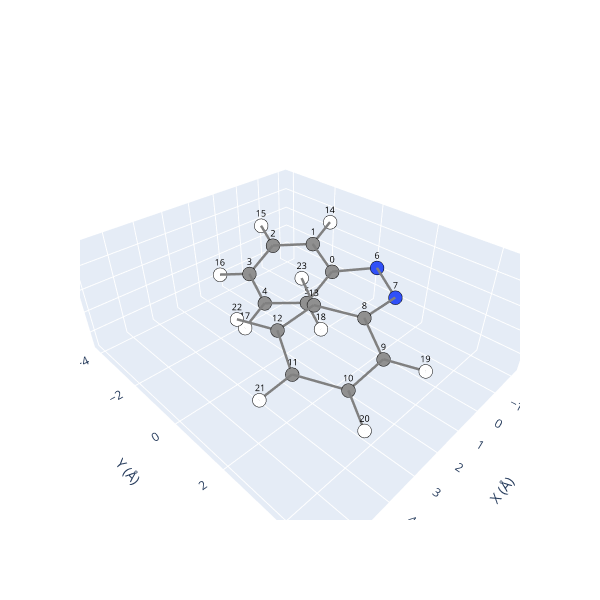

Notebook code for this chart:
### Code cell
# One way to recover sources is by its index, look at the indices above. For the cis isomer, the index is 1. 

cis = azo_sys.sources[1]
print(cis)

# Moreover, as Molecule_azo is a subclass of the MOLECULE/SPECIE class, we can use its functions, 
#   providing a great implementation with SCOPE features.
cis.view(show_indices=True)

### Figure 1 — Plotly figure (JSON) as saved in the notebook; plotly's stock layout.template omitted (floating-point values rounded to 4 significant figures)
{"data": [{"hoverinfo": "text", "marker": {"color": ["#909090", "#909090", "#909090", "#909090", "#909090", "#909090", "#3050F8", "#3050F8", "#909090", "#909090", "#909090", "#909090", "#909090", "#909090", "#FFFFFF", "#FFFFFF", "#FFFFFF", "#FFFFFF", "#FFFFFF", "#FFFFFF", "#FFFFFF", "#FFFFFF", "#FFFFFF", "#FFFFFF"], "line": {"color": "black", "width": 1}, "size": 8}, "mode": "markers", "showlegend": false, "text": ["C", "C", "C", "C", "C", "C", "N", "N", "C", "C", "C", "C", "C", "C", "H", "H", "H", "H", "H", "H", "H", "H", "H", "H"], "type": "scatter3d", "x": [0.0, -0.4774, 0.1948, 1.331, 1.807, 1.151, -0.6807, -0.1699, 1.242, 1.903, 3.294, 4.05, 3.414, 2.019, -1.379, -0.1663, 1.847, 2.696, 1.56, 1.324, 3.782, 5.133, 4.002, 1.536], "y": [0.0, -1.258, -2.439, -2.386, -1.154, 0.02437, 1.159, 2.221, 2.221, 3.371, 3.395, 2.276, 1.124, 1.094, -1.323, -3.399, -3.301, -1.103, 0.9725, 4.256, 4.283, 2.296, 0.2433, 0.1745], "z": [0.0, 0.4035, 0.05509, -0.7454, -1.183, -0.8063, 0.4668, 0.04554, 0.04554, -0.4112, -0.5694, -0.2369, 0.2254, 0.3512, 1.006, 0.4173, -1.029, -1.806, -1.147, -0.6624, -0.9646, -0.3445, 0.4695, 0.6713]}, {"hoverinfo": "none", "mode": "text", "showlegend": false, "text": ["0", "1", "2", "3", "4", "5", "6", "7", "8", "9", "10", "11", "12", "13", "14", "15", "16", "17", "18", "19", "20", "21", "22", "23"], "textfont": {"color": "black", "size": 9}, "type": "scatter3d", "x": [0.0, -0.4774, 0.1948, 1.331, 1.807, 1.151, -0.6807, -0.1699, 1.242, 1.903, 3.294, 4.05, 3.414, 2.019, -1.379, -0.1663, 1.847, 2.696, 1.56, 1.324, 3.782, 5.133, 4.002, 1.536], "y": [0.0, -1.258, -2.439, -2.386, -1.154, 0.02437, 1.159, 2.221, 2.221, 3.371, 3.395, 2.276, 1.124, 1.094, -1.323, -3.399, -3.301, -1.103, 0.9725, 4.256, 4.283, 2.296, 0.2433, 0.1745], "z": [0.0, 0.4035, 0.05509, -0.7454, -1.183, -0.8063, 0.4668, 0.04554, 0.04554, -0.4112, -0.5694, -0.2369, 0.2254, 0.3512, 1.006, 0.4173, -1.029, -1.806, -1.147, -0.6624, -0.9646, -0.3445, 0.4695, 0.6713]}, {"hoverinfo": "none", "line": {"color": "gray", "width": 5}, "mode": "lines", "showlegend": false, "type": "scatter3d", "x": [1.331, 1.807], "y": [-2.386, -1.154], "z": [-0.7454, -1.183]}, {"hoverinfo": "none", "line": {"color": "gray", "width": 5}, "mode": "lines", "showlegend": false, "type": "scatter3d", "x": [1.807, 1.331], "y": [-1.154, -2.386], "z": [-1.183, -0.7454]}, {"hoverinfo": "none", "line": {"color": "gray", "width": 5}, "mode": "lines", "showlegend": false, "type": "scatter3d", "x": [-1.379, -0.4774], "y": [-1.323, -1.258], "z": [1.006, 0.4035]}, {"hoverinfo": "none", "line": {"color": "gray", "width": 5}, "mode": "lines", "showlegend": false, "type": "scatter3d", "x": [1.151, 1.807], "y": [0.02437, -1.154], "z": [-0.8063, -1.183]}, {"hoverinfo": "none", "line": {"color": "gray", "width": 5}, "mode": "lines", "showlegend": false, "type": "scatter3d", "x": [3.414, 2.019], "y": [1.124, 1.094], "z": [0.2254, 0.3512]}, {"hoverinfo": "none", "line": {"color": "gray", "width": 5}, "mode": "lines", "showlegend": false, "type": "scatter3d", "x": [1.536, 2.019], "y": [0.1745, 1.094], "z": [0.6713, 0.3512]}, {"hoverinfo": "none", "line": {"color": "gray", "width": 5}, "mode": "lines", "showlegend": false, "type": "scatter3d", "x": [1.331, 1.847], "y": [-2.386, -3.301], "z": [-0.7454, -1.029]}, {"hoverinfo": "none", "line": {"color": "gray", "width": 5}, "mode": "lines", "showlegend": false, "type": "scatter3d", "x": [3.414, 4.002], "y": [1.124, 0.2433], "z": [0.2254, 0.4695]}, {"hoverinfo": "none", "line": {"color": "gray", "width": 5}, "mode": "lines", "showlegend": false, "type": "scatter3d", "x": [1.242, 1.903], "y": [2.221, 3.371], "z": [0.04554, -0.4112]}, {"hoverinfo": "none", "line": {"color": "gray", "width": 5}, "mode": "lines", "showlegend": false, "type": "scatter3d", "x": [1.324, 1.903], "y": [4.256, 3.371], "z": [-0.6624, -0.4112]}, {"hoverinfo": "none", "line": {"color": "gray", "width": 5}, "mode": "lines", "showlegend": false, "type": "scatter3d", "x": [1.903, 1.242], "y": [3.371, 2.221], "z": [-0.4112, 0.04554]}, {"hoverinfo": "none", "line": {"color": "gray", "width": 5}, "mode": "lines", "showlegend": false, "type": "scatter3d", "x": [0, 1.151], "y": [0, 0.02437], "z": [0, -0.8063]}, {"hoverinfo": "none", "line": {"color": "gray", "width": 5}, "mode": "lines", "showlegend": false, "type": "scatter3d", "x": [-0.4774, 0], "y": [-1.258, 0], "z": [0.4035, 0]}, {"hoverinfo": "none", "line": {"color": "gray", "width": 5}, "mode": "lines", "showlegend": false, "type": "scatter3d", "x": [3.294, 1.903], "y": [3.395, 3.371], "z": [-0.5694, -0.4112]}, {"hoverinfo": "none", "line": {"color": "gray", "width": 5}, "mode": "lines", "showlegend": false, "type": "scatter3d", "x": [-0.1663, 0.1948], "y": [-3.399, -2.439], "z": [0.4173, 0.05509]}, {"hoverinfo": "none", "line": {"color": "gray", "width": 5}, "mode": "lines", "showlegend": false, "type": "scatter3d", "x": [2.019, 1.242], "y": [1.094, 2.221], "z": [0.3512, 0.04554]}, {"hoverinfo": "none", "line": {"color": "gray", "width": 5}, "mode": "lines", "showlegend": false, "type": "scatter3d", "x": [2.019, 1.536], "y": [1.094, 0.1745], "z": [0.3512, 0.6713]}, {"hoverinfo": "none", "line": {"color": "gray", "width": 5}, "mode": "lines", "showlegend": false, "type": "scatter3d", "x": [3.782, 3.294], "y": [4.283, 3.395], "z": [-0.9646, -0.5694]}, {"hoverinfo": "none", "line": {"color": "gray", "width": 5}, "mode": "lines", "showlegend": false, "type": "scatter3d", "x": [1.807, 1.151], "y": [-1.154, 0.02437], "z": [-1.183, -0.8063]}, {"hoverinfo": "none", "line": {"color": "gray", "width": 5}, "mode": "lines", "showlegend": false, "type": "scatter3d", "x": [1.151, 0], "y": [0.02437, 0], "z": [-0.8063, 0]}, {"hoverinfo": "none", "line": {"color": "gray", "width": 5}, "mode": "lines", "showlegend": false, "type": "scatter3d", "x": [1.807, 2.696], "y": [-1.154, -1.103], "z": [-1.183, -1.806]}, {"hoverinfo": "none", "line": {"color": "gray", "width": 5}, "mode": "lines", "showlegend": false, "type": "scatter3d", "x": [1.151, 1.56], "y": [0.02437, 0.9725], "z": [-0.8063, -1.147]}, {"hoverinfo": "none", "line": {"color": "gray", "width": 5}, "mode": "lines", "showlegend": false, "type": "scatter3d", "x": [0, -0.4774], "y": [0, -1.258], "z": [0, 0.4035]}, {"hoverinfo": "none", "line": {"color": "gray", "width": 5}, "mode": "lines", "showlegend": false, "type": "scatter3d", "x": [1.903, 3.294], "y": [3.371, 3.395], "z": [-0.4112, -0.5694]}, {"hoverinfo": "none", "line": {"color": "gray", "width": 5}, "mode": "lines", "showlegend": false, "type": "scatter3d", "x": [-0.4774, 0.1948], "y": [-1.258, -2.439], "z": [0.4035, 0.05509]}, {"hoverinfo": "none", "line": {"color": "gray", "width": 5}, "mode": "lines", "showlegend": false, "type": "scatter3d", "x": [3.294, 4.05], "y": [3.395, 2.276], "z": [-0.5694, -0.2369]}, {"hoverinfo": "none", "line": {"color": "gray", "width": 5}, "mode": "lines", "showlegend": false, "type": "scatter3d", "x": [0.1948, -0.4774], "y": [-2.439, -1.258], "z": [0.05509, 0.4035]}, {"hoverinfo": "none", "line": {"color": "gray", "width": 5}, "mode": "lines", "showlegend": false, "type": "scatter3d", "x": [1.903, 1.324], "y": [3.371, 4.256], "z": [-0.4112, -0.6624]}, {"hoverinfo": "none", "line": {"color": "gray", "width": 5}, "mode": "lines", "showlegend": false, "type": "scatter3d", "x": [4.05, 3.294], "y": [2.276, 3.395], "z": [-0.2369, -0.5694]}, {"hoverinfo": "none", "line": {"color": "gray", "width": 5}, "mode": "lines", "showlegend": false, "type": "scatter3d", "x": [1.847, 1.331], "y": [-3.301, -2.386], "z": [-1.029, -0.7454]}, {"hoverinfo": "none", "line": {"color": "gray", "width": 5}, "mode": "lines", "showlegend": false, "type": "scatter3d", "x": [-0.4774, -1.379], "y": [-1.258, -1.323], "z": [0.4035, 1.006]}, {"hoverinfo": "none", "line": {"color": "gray", "width": 5}, "mode": "lines", "showlegend": false, "type": "scatter3d", "x": [3.294, 3.782], "y": [3.395, 4.283], "z": [-0.5694, -0.9646]}, {"hoverinfo": "none", "line": {"color": "gray", "width": 5}, "mode": "lines", "showlegend": false, "type": "scatter3d", "x": [-0.6807, -0.1699], "y": [1.159, 2.221], "z": [0.4668, 0.04554]}, {"hoverinfo": "none", "line": {"color": "gray", "width": 5}, "mode": "lines", "showlegend": false, "type": "scatter3d", "x": [-0.1699, -0.6807], "y": [2.221, 1.159], "z": [0.04554, 0.4668]}, {"hoverinfo": "none", "line": {"color": "gray", "width": 5}, "mode": "lines", "showlegend": false, "type": "scatter3d", "x": [1.331, 0.1948], "y": [-2.386, -2.439], "z": [-0.7454, 0.05509]}, {"hoverinfo": "none", "line": {"color": "gray", "width": 5}, "mode": "lines", "showlegend": false, "type": "scatter3d", "x": [3.414, 4.05], "y": [1.124, 2.276], "z": [0.2254, -0.2369]}, {"hoverinfo": "none", "line": {"color": "gray", "width": 5}, "mode": "lines", "showlegend": false, "type": "scatter3d", "x": [5.133, 4.05], "y": [2.296, 2.276], "z": [-0.3445, -0.2369]}, {"hoverinfo": "none", "line": {"color": "gray", "width": 5}, "mode": "lines", "showlegend": false, "type": "scatter3d", "x": [2.696, 1.807], "y": [-1.103, -1.154], "z": [-1.806, -1.183]}, {"hoverinfo": "none", "line": {"color": "gray", "width": 5}, "mode": "lines", "showlegend": false, "type": "scatter3d", "x": [4.002, 3.414], "y": [0.2433, 1.124], "z": [0.4695, 0.2254]}, {"hoverinfo": "none", "line": {"color": "gray", "width": 5}, "mode": "lines", "showlegend": false, "type": "scatter3d", "x": [1.242, -0.1699], "y": [2.221, 2.221], "z": [0.04554, 0.04554]}, {"hoverinfo": "none", "line": {"color": "gray", "width": 5}, "mode": "lines", "showlegend": false, "type": "scatter3d", "x": [0, -0.6807], "y": [0, 1.159], "z": [0, 0.4668]}, {"hoverinfo": "none", "line": {"color": "gray", "width": 5}, "mode": "lines", "showlegend": false, "type": "scatter3d", "x": [0.1948, 1.331], "y": [-2.439, -2.386], "z": [0.05509, -0.7454]}, {"hoverinfo": "none", "line": {"color": "gray", "width": 5}, "mode": "lines", "showlegend": false, "type": "scatter3d", "x": [1.242, 2.019], "y": [2.221, 1.094], "z": [0.04554, 0.3512]}, {"hoverinfo": "none", "line": {"color": "gray", "width": 5}, "mode": "lines", "showlegend": false, "type": "scatter3d", "x": [4.05, 3.414], "y": [2.276, 1.124], "z": [-0.2369, 0.2254]}, {"hoverinfo": "none", "line": {"color": "gray", "width": 5}, "mode": "lines", "showlegend": false, "type": "scatter3d", "x": [4.05, 5.133], "y": [2.276, 2.296], "z": [-0.2369, -0.3445]}, {"hoverinfo": "none", "line": {"color": "gray", "width": 5}, "mode": "lines", "showlegend": false, "type": "scatter3d", "x": [2.019, 3.414], "y": [1.094, 1.124], "z": [0.3512, 0.2254]}, {"hoverinfo": "none", "line": {"color": "gray", "width": 5}, "mode": "lines", "showlegend": false, "type": "scatter3d", "x": [-0.6807, 0], "y": [1.159, 0], "z": [0.4668, 0]}, {"hoverinfo": "none", "line": {"color": "gray", "width": 5}, "mode": "lines", "showlegend": false, "type": "scatter3d", "x": [0.1948, -0.1663], "y": [-2.439, -3.399], "z": [0.05509, 0.4173]}, {"hoverinfo": "none", "line": {"color": "gray", "width": 5}, "mode": "lines", "showlegend": false, "type": "scatter3d", "x": [1.56, 1.151], "y": [0.9725, 0.02437], "z": [-1.147, -0.8063]}, {"hoverinfo": "none", "line": {"color": "gray", "width": 5}, "mode": "lines", "showlegend": false, "type": "scatter3d", "x": [-0.1699, 1.242], "y": [2.221, 2.221], "z": [0.04554, 0.04554]}], "layout": {"height": 600, "scene": {"xaxis": {"range": [-2.379, 6.133], "title": {"text": "X (Å)"}}, "yaxis": {"range": [-4.399, 5.283], "title": {"text": "Y (Å)"}}, "zaxis": {"range": [-2.806, 2.006], "title": {"text": "Z (Å)"}}}, "width": 600}}
